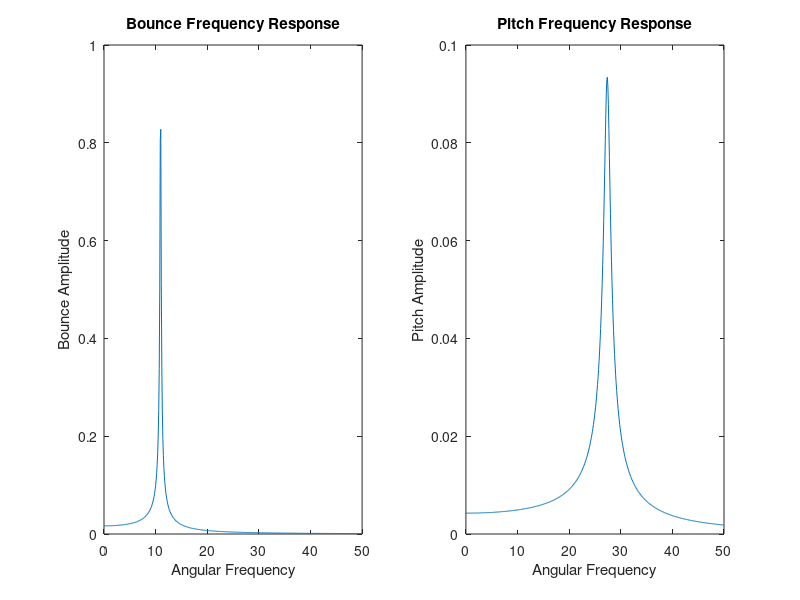

This chart was generated by the following MATLAB code:
%plotting the frequency repsonse graph
clear all %#ok<CLALL>
close all
clc

%state parameters
%damping of front wheel
c_f = 100;
%stiffness of front wheel
k_f = 60000;
%damping of rear wheel
c_r = 100;
%stiffness of rear wheel
k_r = 60000;
%mass
m = 1000;
%mass moment of intertia about COM
j = 1000;
%front wheel offset from COM [m]
l_f = 2.5;
%rear wheel offset from COM [m] 
l_r = 2.5;

%initial conditions
%bounce
x_0 = 0.1;
x_dot_0 = 0;
%pitch
p_0 = 1.0;%radians
p_dot_0 = 0;%radians

%excitation force magnitude
force = 2000;%[N]
%frequency range of the harmonic force
omega = 0:0.1:50;%[rad/s]

%eccentricity of the force from the COM of the mass
l_force = 1.6;%[m]

%sampling rate
fs = 100;

%time span
time_span = 0:1/fs:75;

%type of solver
solver = 'anal';


switch solver
    case 'anal'
        for kk = 1:length(omega)
            tic
        %system matrices
        %mass matrix
        M = [m,0;0,j];
        %stiffness matrix
        K = [(k_r + k_f),(k_f*l_f - k_r*l_r);(k_f*l_f - k_r*l_r),(k_f*l_f^2 + k_r*l_r^2)];
        %damping matrix
        C = [(c_r + c_f),(c_f*l_f - c_r*l_r);(c_f*l_f - c_r*l_r),(c_f*l_f^2 + c_r*l_r^2)];
        %excitation matrix
        h = [force*cos(omega(kk)*time_span);l_force*force*cos(omega(kk)*time_span)];%2xlength(time_span) matrix 
        
        %for every time step in the time span
        %non homogeneous (particular) solution
        h_star = 0.5*[force;l_force*force];%2x1 matrix
        %frequency response matrix
        %basically a sum of three 2x2 matrices and its inverse
        F_star = inv(-(omega(kk)^2)*M + 1i*omega(kk)*C + K);%2x2 matrix
        
        %X star matrix
        X_star = F_star*h_star;%#ok<*MINV> %2x1 matrix
        
        %conjugate of X_star
        X_star_bar = conj(X_star);
        
        %cos and sin coefficients of particular solution
        %bounce
        x_cos = real(2*X_star(1));
        x_sin = -imag(2*X_star(1));
        
        %pitch
        p_cos = real(2*X_star(2));
        p_sin = -imag(2*X_star(2));
        
        %amplitude of the motion for the particular omega
        %bounce
        x_amp(kk) = sqrt((x_cos)^2 + (x_sin)^2);
        %pitch
        p_amp(kk) = sqrt((p_cos)^2 + (p_sin)^2);
        
        

        end

figure(1)
subplot(1,2,1)
plot(omega,x_amp)
title('Bounce Frequency Response')
xlabel('Angular Frequency')
ylabel('Bounce Amplitude')

subplot(1,2,2)
plot(omega,p_amp)
title('Pitch Frequency Response')
xlabel('Angular Frequency')
ylabel('Pitch Amplitude')

%static vertical deflection incase of a static load
x_st = x_amp(1);

%static angular displacment incase of a static load
p_st = p_amp(1);


end